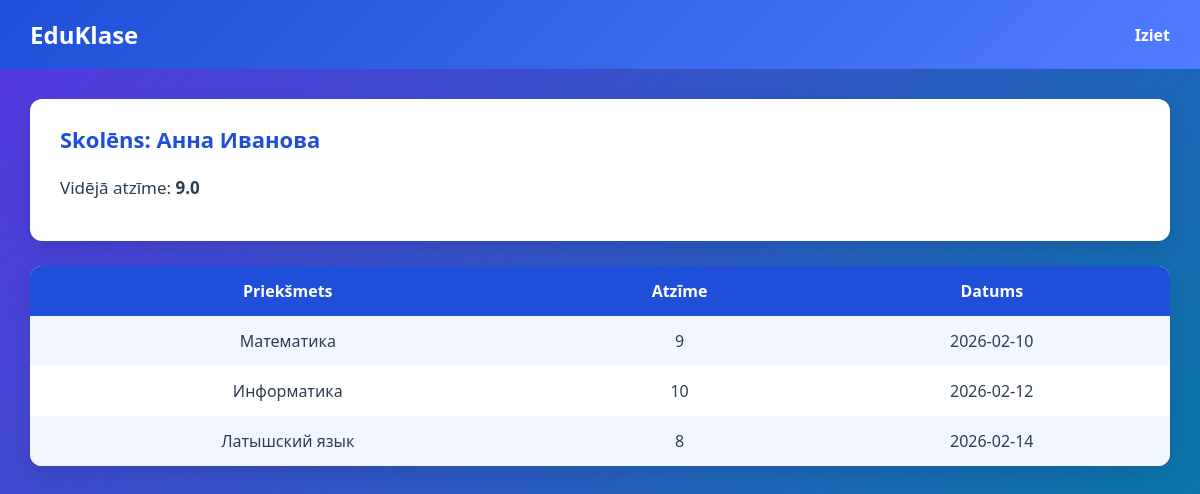
/dashboard (signed in), run on an earlier commit of the app's database.
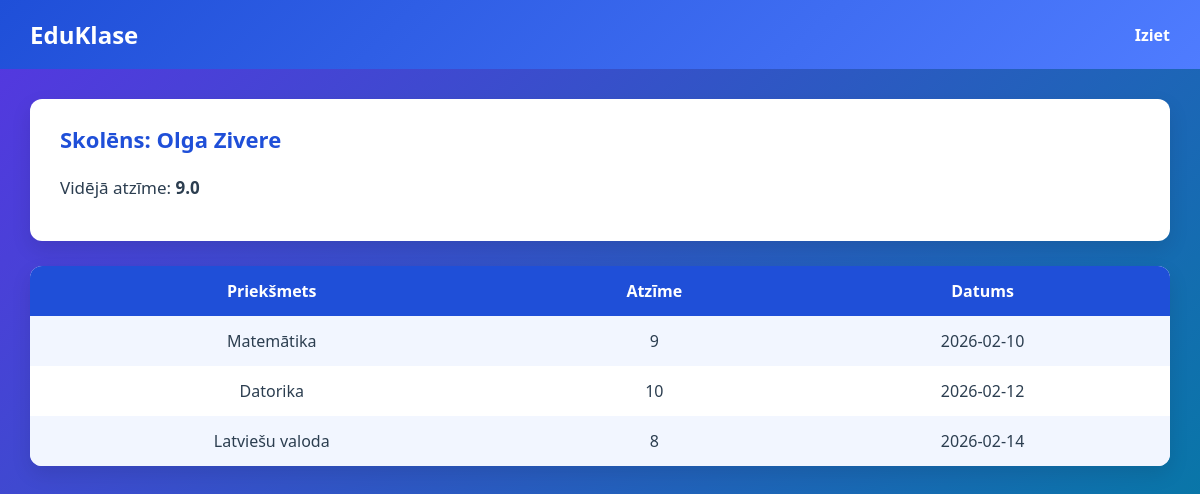
And on a later commit of the database.
### tables this page shows
CREATE TABLE students (
    id INTEGER PRIMARY KEY AUTOINCREMENT,
    full_name TEXT,
    class TEXT,
    user_id INTEGER,
    FOREIGN KEY(user_id) REFERENCES users(id)
);

CREATE TABLE grades (
    id INTEGER PRIMARY KEY AUTOINCREMENT,
    student_id INTEGER,
    subject_id INTEGER,
    grade INTEGER,
    date TEXT,
    FOREIGN KEY(student_id) REFERENCES students(id),
    FOREIGN KEY(subject_id) REFERENCES subjects(id)
);

CREATE TABLE subjects (
    id INTEGER PRIMARY KEY AUTOINCREMENT,
    name TEXT
);

### app.py (the view, shortened to what this page needs)
@app.route("/dashboard")
def dashboard():
    if "user_id" not in session:
        return redirect("/")
    if session["role"] == "student":
        student = query_db(
            "SELECT id, full_name FROM students WHERE user_id = ?",
            (session["user_id"],),
            one=True
        )
        grades = query_db("""
            SELECT subjects.name, grades.grade, grades.date
            FROM grades
            JOIN subjects ON grades.subject_id = subjects.id
            WHERE grades.student_id = ?
        """, (student[0],))
        avg = query_db(
            "SELECT ROUND(AVG(grade),2) FROM grades WHERE student_id = ?",
            (student[0],),
            one=True
        )[0]
        return render_template(
            "student_dashboard_lv.html",
            name=student[1],
            grades=grades,
            average=avg
        )

### app.py (called while the page is built)
def query_db(query, args=(), one=False):
    conn = sqlite3.connect("school.db")
    c = conn.cursor()
    c.execute(query, args)
    rv = c.fetchall()
    conn.close()
    return (rv[0] if rv else None) if one else rv

### templates/student_dashboard_lv.html (shortened to what this page needs)
<!DOCTYPE html>
<html lang="lv">
<head>
    <link rel="stylesheet" href="/static/style.css">
</head>
<body>
<header>
    <h2>EduKlase</h2>
    <a href="/logout">Iziet</a>
</header>
<main>
    <div class="card">
        <h3>Skolēns: {{ name }}</h3>
        <p>Vidējā atzīme: <strong>{{ average }}</strong></p>
    </div>
    <table>
        <tr>
            <th>Priekšmets</th>
            <th>Atzīme</th>
            <th>Datums</th>
        </tr>
        {% for g in grades %}
        <tr>
            <td>{{ g[0] }}</td>
            <td>{{ g[1] }}</td>
            <td>{{ g[2] }}</td>
        </tr>
        {% endfor %}
    </table>
</main>
</body>
</html>

### static/style.css (style rules this page uses)
body { margin: 0; font-family: "Segoe UI", Arial, sans-serif; background: linear-gradient(135deg, #5636e1, #0976a8); color: #2c3e50; font-size: 16px; }
header { background: linear-gradient(135deg, #1f4fd8, #4f7cff); color: white; padding: 18px 30px; display: flex; justify-content: space-between; align-items: center; }
header h2 { margin: 0; font-size: 24px; }
header a { color: white; text-decoration: none; font-size: 16px; font-weight: bold; }
main { padding: 30px; }
.card { background: white; padding: 25px 30px; margin-bottom: 25px; border-radius: 12px; box-shadow: 0 8px 20px rgba(0,0,0,0.1); }
.card h3 { margin-top: 0; font-size: 22px; color: #1f4fd8; }
.card p { font-size: 17px; }
table { width: 100%; border-collapse: collapse; background: white; border-radius: 12px; overflow: hidden; box-shadow: 0 8px 20px rgba(0,0,0,0.1); }
th, td { padding: 14px; text-align: center; font-size: 16px; }
th { background: #1f4fd8; color: white; }
tr:nth-child(even) { background: #f2f6ff; }

What changed in the data, as far as the page shows it:
changed students: full_name "Анна Иванова" → "Olga Zivere"
changed through a linked row, grades: name "Математика" → "Matemātika"
changed through a linked row, grades: name "Информатика" → "Datorika"
changed through a linked row, grades: name "Латышский язык" → "Latviešu valoda"
